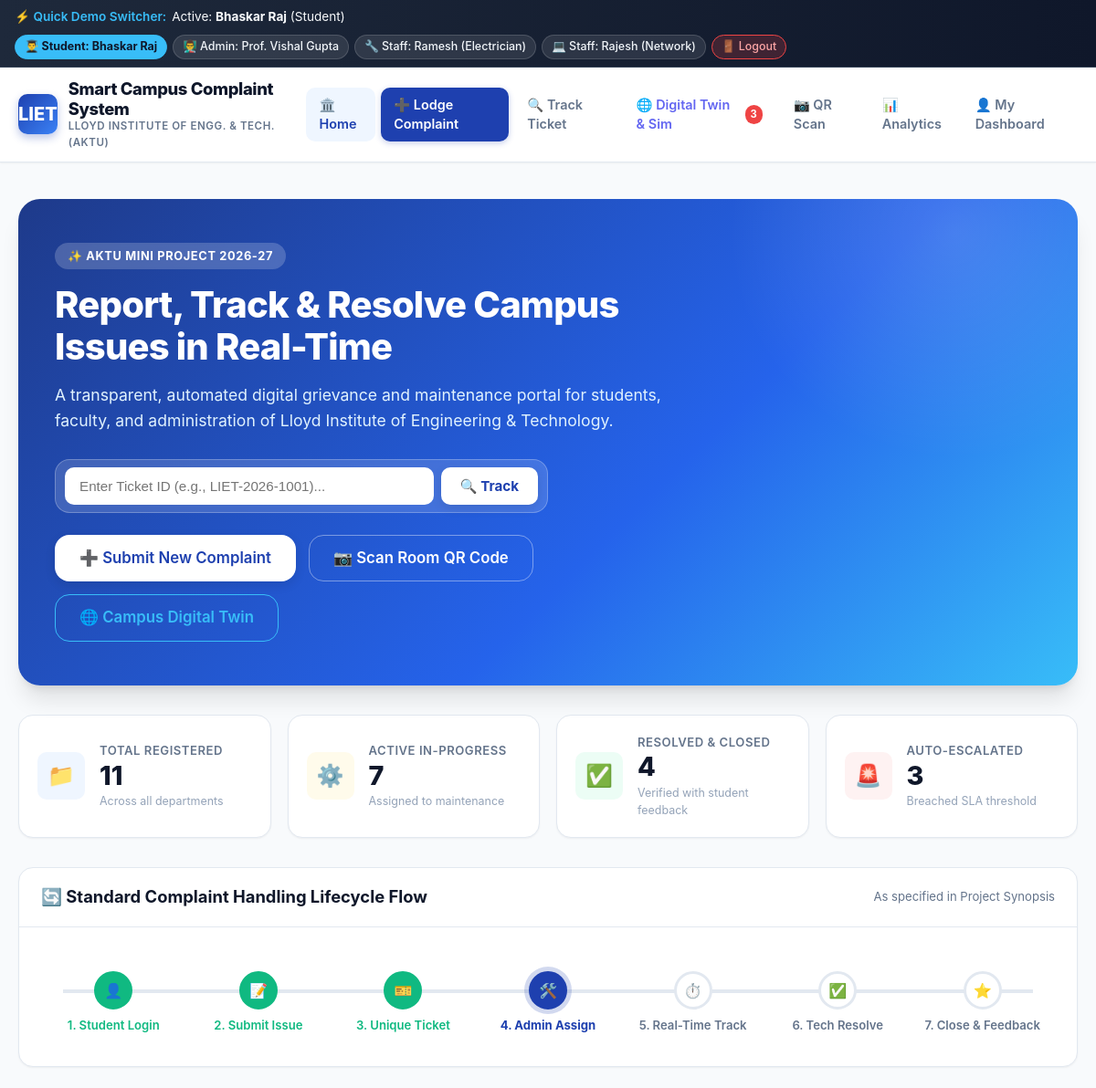
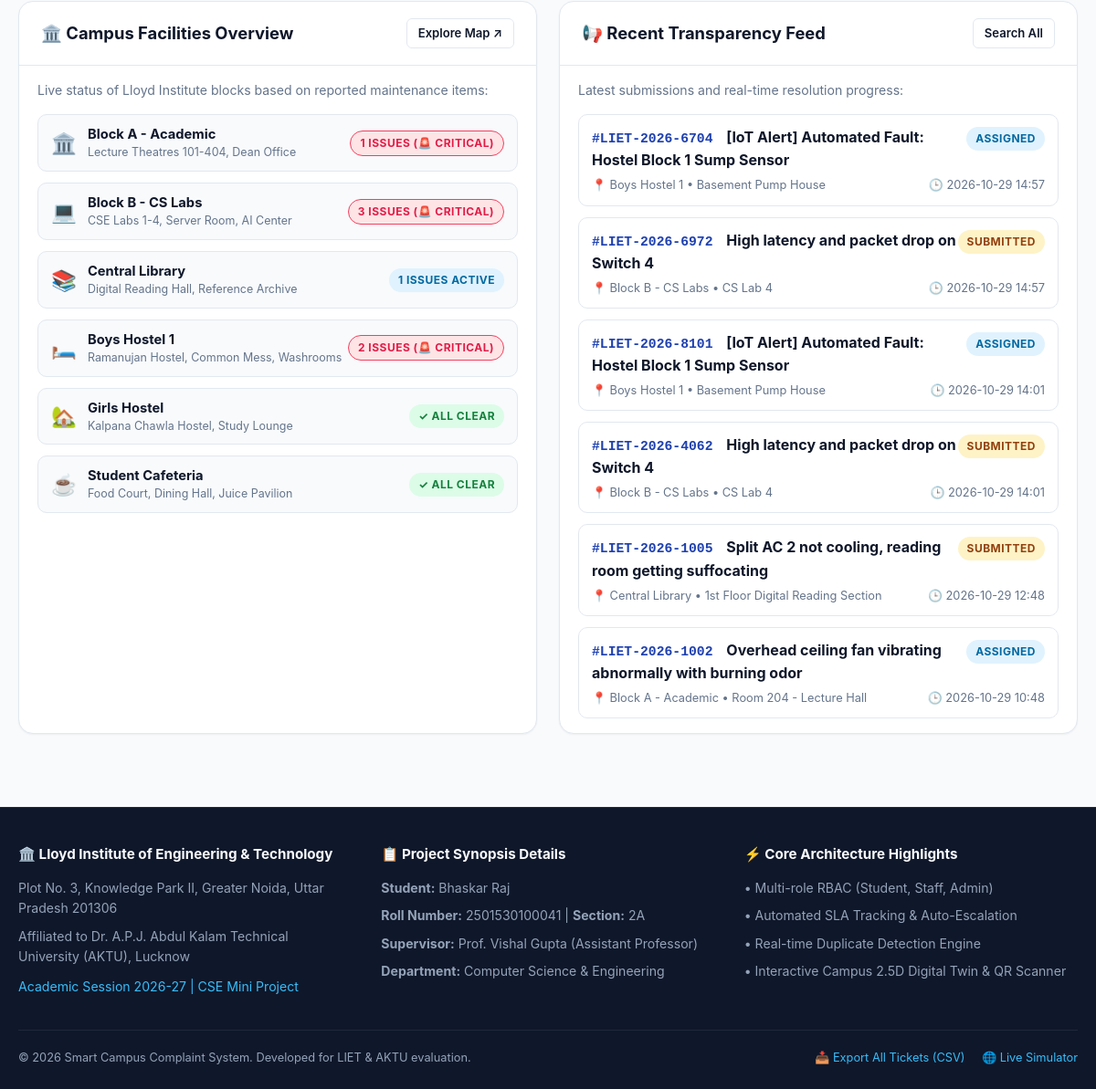
/ (signed in), run on the app's committed database (2 pictures, top to bottom).
### tables this page shows
CREATE TABLE users (
        id INTEGER PRIMARY KEY AUTOINCREMENT,
        name TEXT NOT NULL,
        email TEXT UNIQUE NOT NULL,
        password_hash TEXT NOT NULL,
        role TEXT NOT NULL DEFAULT 'student',
        roll_no TEXT,
        department TEXT,
        phone TEXT,
        created_at TEXT DEFAULT CURRENT_TIMESTAMP
    );

CREATE TABLE complaints (
        ticket_id TEXT PRIMARY KEY,
        user_id INTEGER,
        user_name TEXT,
        user_email TEXT,
        user_roll TEXT,
        category TEXT NOT NULL,
        subcategory TEXT,
        building_block TEXT NOT NULL,
        room_location TEXT NOT NULL,
        title TEXT NOT NULL,
        description TEXT NOT NULL,
        priority TEXT NOT NULL DEFAULT 'Medium',
        status TEXT NOT NULL DEFAULT 'Submitted',
        assigned_dept_id INTEGER,
        assigned_staff_name TEXT,
        image_path TEXT,
        resolution_remarks TEXT,
        resolution_image TEXT,
        sla_deadline TEXT,
        is_escalated INTEGER DEFAULT 0,
        escalated_to TEXT,
        escalated_at TEXT,
        upvotes INTEGER DEFAULT 0,
        created_at TEXT,
        updated_at TEXT,
        FOREIGN KEY (user_id) REFERENCES users (id),
        FOREIGN KEY (assigned_dept_id) REFERENCES departments (id)
    );

### app.py (the view)
@app.route('/')
def index():
    db = get_db()
    cursor = db.cursor()
    cursor.execute("""
    SELECT c.*, d.name as dept_name, f.rating, f.comment as feedback_comment
    FROM complaints c
    LEFT JOIN departments d ON c.assigned_dept_id = d.id
    LEFT JOIN feedback f ON c.ticket_id = f.ticket_id
    ORDER BY c.created_at DESC LIMIT 6
    """)
    recent_complaints = cursor.fetchall()
    cursor.execute("""
    SELECT building_block, COUNT(*) as count,
           SUM(CASE WHEN priority = 'Critical' THEN 1 ELSE 0 END) as critical_count
    FROM complaints
    WHERE status != 'Closed' AND status != 'Resolved'
    GROUP BY building_block
    """)
    building_stats = {row['building_block']: {'count': row['count'], 'critical': row['critical_count']} for row in cursor.fetchall()}
    db.close()
    return render_template('index.html', recent_complaints=recent_complaints, building_stats=building_stats)

### templates/index.html (shortened to what this page needs)
{% extends "base.html" %}
{% block content %}
<section class="hero-banner">
  <div class="hero-content">
    <div class="hero-tag">
      <span>✨ AKTU Mini Project 2026-27</span>
    </div>
    <h1 class="hero-title">Report, Track & Resolve Campus Issues in Real-Time</h1>
    <p class="hero-subtitle">
      A transparent, automated digital grievance and maintenance portal for students, faculty, and administration of Lloyd Institute of Engineering & Technology.
    </p>
    <div style="background: rgba(255, 255, 255, 0.15); backdrop-filter: blur(12px); border: 1px solid rgba(255, 255, 255, 0.25); border-radius: var(--radius-lg); padding: 8px 10px; display: flex; gap: 8px; max-width: 540px; margin-bottom: 24px;">
      <form action="{{ url_for('track_index') }}" method="GET" style="display: flex; width: 100%; gap: 8px;">
        <input
          type="text"
          name="ticket_id"
          placeholder="Enter Ticket ID (e.g., LIET-2026-1001)..."
          required
          style="flex: 1; border: none; background: white; padding: 10px 16px; border-radius: var(--radius-md); font-size: 0.95rem; outline: none; font-weight: 500;"
        >
        <button type="submit" class="btn btn-white" style="font-weight: 700;">
          🔍 Track
        </button>
      </form>
    </div>
    <div class="hero-actions">
      <a href="{{ url_for('submit_complaint') }}" class="btn btn-white btn-lg">
        ➕ Submit New Complaint
      </a>
      <a href="{{ url_for('qr_scanner') }}" class="btn btn-outline-white btn-lg">
        📷 Scan Room QR Code
      </a>
      <a href="{{ url_for('simulation_view') }}" class="btn btn-outline-white btn-lg" style="border-color: #38bdf8; color: #38bdf8;">
        🌐 Campus Digital Twin
      </a>
    </div>
  </div>
</section>
<div class="kpi-grid">
  <div class="kpi-card">
    <div class="kpi-icon blue">📁</div>
    <div class="kpi-info">
      <h4>Total Registered</h4>
      <div class="kpi-value">{{ global_total_count }}</div>
      <p>Across all departments</p>
    </div>
  </div>
  <div class="kpi-card">
    <div class="kpi-icon yellow">⚙️</div>
    <div class="kpi-info">
      <h4>Active In-Progress</h4>
      <div class="kpi-value">{{ global_active_count }}</div>
      <p>Assigned to maintenance</p>
    </div>
  </div>
  <div class="kpi-card">
    <div class="kpi-icon green">✅</div>
    <div class="kpi-info">
      <h4>Resolved & Closed</h4>
      <div class="kpi-value">{{ global_resolved_count }}</div>
      <p>Verified with student feedback</p>
    </div>
  </div>
  <div class="kpi-card">
    <div class="kpi-icon red">🚨</div>
    <div class="kpi-info">
      <h4>Auto-Escalated</h4>
      <div class="kpi-value">{{ global_escalated_count }}</div>
      <p>Breached SLA threshold</p>
    </div>
  </div>
</div>
<div class="card">
  <div class="card-header">
    <h3>🔄 Standard Complaint Handling Lifecycle Flow</h3>
    <span style="font-size: 0.82rem; color: var(--text-muted);">As specified in Project Synopsis</span>
  </div>
  <div class="card-body">
    <div class="stepper-container">
      <ul class="stepper">
        <li class="step-item completed">
          <div class="step-circle">👤</div>
          <div class="step-label">1. Student Login</div>
        </li>
        <li class="step-item completed">
          <div class="step-circle">📝</div>
          <div class="step-label">2. Submit Issue</div>
        </li>
        <li class="step-item completed">
          <div class="step-circle">🎫</div>
          <div class="step-label">3. Unique Ticket</div>
        </li>
        <li class="step-item active">
          <div class="step-circle">🛠️</div>
          <div class="step-label">4. Admin Assign</div>
        </li>
        <li class="step-item">
          <div class="step-circle">⏱️</div>
          <div class="step-label">5. Real-Time Track</div>
        </li>
        <li class="step-item">
          <div class="step-circle">✅</div>
          <div class="step-label">6. Tech Resolve</div>
        </li>
        <li class="step-item">
          <div class="step-circle">⭐</div>
          <div class="step-label">7. Close & Feedback</div>
        </li>
      </ul>
    </div>
  </div>
</div>
<div style="display: grid; grid-template-columns: 1fr 1fr; gap: 24px; margin-bottom: 32px;">
  <div class="card" style="margin-bottom: 0;">
    <div class="card-header">
      <h3>🏛️ Campus Facilities Overview</h3>
      <a href="{{ url_for('simulation_view') }}" class="btn btn-sm btn-outline">Explore Map ↗</a>
    </div>
    <div class="card-body" style="padding: 16px 20px;">
      <p style="font-size: 0.88rem; color: var(--text-muted); margin-bottom: 16px;">
        Live status of Lloyd Institute blocks based on reported maintenance items:
      </p>
      <div style="display: flex; flex-direction: column; gap: 12px;">
        {% set facilities = [
          ('Block A - Academic', 'Lecture Theatres 101-404, Dean Office', '🏛️'),
          ('Block B - CS Labs', 'CSE Labs 1-4, Server Room, AI Center', '💻'),
          ('Central Library', 'Digital Reading Hall, Reference Archive', '📚'),
          ('Boys Hostel 1', 'Ramanujan Hostel, Common Mess, Washrooms', '🛏️'),
          ('Girls Hostel', 'Kalpana Chawla Hostel, Study Lounge', '🏡'),
          ('Student Cafeteria', 'Food Court, Dining Hall, Juice Pavilion', '☕')
        ] %}
        {% for fac_name, fac_desc, fac_icon in facilities %}
          {% set stat = building_stats.get(fac_name, {'count': 0, 'critical': 0}) %}
          <div style="display: flex; align-items: center; justify-content: space-between; padding: 10px 14px; background: #f8fafc; border: 1px solid var(--border); border-radius: var(--radius-md);">
            <div style="display: flex; align-items: center; gap: 12px;">
              <span style="font-size: 1.4rem;">{{ fac_icon }}</span>
              <div>
                <div style="font-weight: 700; font-size: 0.92rem; color: var(--secondary);">{{ fac_name }}</div>
                <div style="font-size: 0.78rem; color: var(--text-muted);">{{ fac_desc }}</div>
              </div>
            </div>
            <div>
              {% if stat.count > 0 %}
                {% if stat.critical > 0 %}
                  <span class="badge badge-escalated">{{ stat.count }} issues (🚨 Critical)</span>
                {% else %}
                  <span class="badge badge-assigned">{{ stat.count }} issues active</span>
                {% endif %}
              {% else %}
                <span class="badge badge-resolved">✓ All clear</span>
              {% endif %}
            </div>
          </div>
        {% endfor %}
      </div>
    </div>
  </div>
  <div class="card" style="margin-bottom: 0;">
    <div class="card-header">
      <h3>📢 Recent Transparency Feed</h3>
      <a href="{{ url_for('track_index') }}" class="btn btn-sm btn-outline">Search All</a>
    </div>
    <div class="card-body" style="padding: 16px 20px;">
      <p style="font-size: 0.88rem; color: var(--text-muted); margin-bottom: 16px;">
        Latest submissions and real-time resolution progress:
      </p>
      <div style="display: flex; flex-direction: column; gap: 12px;">
        {% for c in recent_complaints %}
          <div style="background: white; border: 1px solid var(--border); border-radius: var(--radius-md); padding: 12px 14px; transition: transform 0.2s;">
            <div style="display: flex; justify-content: space-between; align-items: flex-start; margin-bottom: 6px;">
              <div>
                <a href="{{ url_for('track_complaint', ticket_id=c.ticket_id) }}" class="ticket-code">
                  #{{ c.ticket_id }}
                </a>
                <span style="font-weight: 700; color: var(--secondary); margin-left: 6px;">{{ c.title }}</span>
              </div>
              <div>
                {% if c.status == 'Submitted' %}
                  <span class="badge badge-submitted">Submitted</span>
                {% elif c.status == 'Assigned' %}
                  <span class="badge badge-assigned">Assigned</span>
                {% elif c.status == 'In Progress' %}
                  <span class="badge badge-in-progress">In Progress</span>
                {% elif c.status == 'Resolved' %}
                  <span class="badge badge-resolved">Resolved</span>
                {% elif c.status == 'Closed' %}
                  <span class="badge badge-closed">Closed</span>
                {% endif %}
              </div>
            </div>
            <div style="display: flex; justify-content: space-between; align-items: center; font-size: 0.8rem; color: var(--text-muted);">
              <span>📍 {{ c.building_block }} &bull; {{ c.room_location }}</span>
              <span>🕒 {{ c.created_at[:16] }}</span>
            </div>
          </div>
        {% endfor %}
      </div>
    </div>
  </div>
</div>
{% endblock %}

### templates/base.html (shortened to what this page needs)
<!DOCTYPE html>
<html lang="en">
<head>
  <link rel="stylesheet" href="{{ url_for('static', filename='css/style.css') }}">
  <link rel="stylesheet" href="{{ url_for('static', filename='css/simulation.css') }}">
</head>
<body>
  <div class="demo-role-bar">
    <div class="demo-title">
      <span>⚡ Quick Demo Switcher:</span>
      {% if g.user %}
        <span style="color:#f8fafc; font-weight: normal;">Active: <b>{{ g.user.name }}</b> ({{ g.user.role|capitalize }})</span>
      {% else %}
        <span style="color:#94a3b8; font-weight: normal;">Guest View</span>
      {% endif %}
    </div>
    <div class="demo-chips">
      <a href="{{ url_for('login', demo='student') }}" class="chip-btn {% if g.user and g.user.email == 'bhaskar@lloyd.ac.in' %}active{% endif %}">
        👨‍🎓 Student: Bhaskar Raj
      </a>
      <a href="{{ url_for('login', demo='admin') }}" class="chip-btn {% if g.user and g.user.role == 'admin' %}active{% endif %}">
        👨‍🏫 Admin: Prof. Vishal Gupta
      </a>
      <a href="{{ url_for('login', demo='staff_elec') }}" class="chip-btn {% if g.user and g.user.email == 'ramesh.elec@lloyd.ac.in' %}active{% endif %}">
        🔧 Staff: Ramesh (Electrician)
      </a>
      <a href="{{ url_for('login', demo='staff_it') }}" class="chip-btn {% if g.user and g.user.email == 'rajesh.it@lloyd.ac.in' %}active{% endif %}">
        💻 Staff: Rajesh (Network)
      </a>
      {% if g.user %}
        <a href="{{ url_for('logout') }}" class="chip-btn" style="background: rgba(239, 68, 68, 0.2); border-color: #ef4444; color: #fca5a5;">
          🚪 Logout
        </a>
      {% else %}
        <a href="{{ url_for('login') }}" class="chip-btn">
          🔑 Custom Login
        </a>
      {% endif %}
    </div>
  </div>
  <nav class="navbar">
    <div class="nav-container">
      <a href="{{ url_for('index') }}" class="brand">
        <div class="brand-logo-badge">LIET</div>
        <div class="brand-text">
          <h1>Smart Campus Complaint System</h1>
          <p>Lloyd Institute of Engg. & Tech. (AKTU)</p>
        </div>
      </a>
      <ul class="nav-links">
        <li><a href="{{ url_for('index') }}" class="nav-link {% if request.endpoint == 'index' %}active{% endif %}">🏛️ Home</a></li>
        <li><a href="{{ url_for('submit_complaint') }}" class="nav-link nav-cta">➕ Lodge Complaint</a></li>
        <li><a href="{{ url_for('track_index') }}" class="nav-link {% if request.endpoint in ('track_index', 'track_complaint') %}active{% endif %}">🔍 Track Ticket</a></li>
        <li><a href="{{ url_for('simulation_view') }}" class="nav-link {% if request.endpoint == 'simulation_view' %}active{% endif %}" style="color: #6366f1;">
          🌐 Digital Twin & Sim
          {% if global_escalated_count > 0 %}
            <span class="badge-counter">{{ global_escalated_count }}</span>
          {% endif %}
        </a></li>
        <li><a href="{{ url_for('qr_scanner') }}" class="nav-link {% if request.endpoint == 'qr_scanner' %}active{% endif %}">📷 QR Scan</a></li>
        <li><a href="{{ url_for('analytics') }}" class="nav-link {% if request.endpoint == 'analytics' %}active{% endif %}">📊 Analytics</a></li>
        {% if g.user %}
          {% if g.user.role == 'admin' %}
            <li><a href="{{ url_for('admin_dashboard') }}" class="nav-link {% if request.endpoint == 'admin_dashboard' %}active{% endif %}" style="color: #b91c1c; font-weight:700;">⚙️ Admin Console</a></li>
          {% elif g.user.role == 'staff' %}
            <li><a href="{{ url_for('staff_dashboard') }}" class="nav-link {% if request.endpoint == 'staff_dashboard' %}active{% endif %}" style="color: #059669; font-weight:700;">🛠️ Staff Tasks</a></li>
          {% else %}
            <li><a href="{{ url_for('user_dashboard') }}" class="nav-link {% if request.endpoint == 'user_dashboard' %}active{% endif %}">👤 My Dashboard</a></li>
          {% endif %}
        {% else %}
          <li><a href="{{ url_for('login') }}" class="nav-link">🔑 Login</a></li>
        {% endif %}
      </ul>
    </div>
  </nav>
  <main class="main-content">
    {% block content %}{% endblock %}
  </main>
  <footer class="footer">
    <div class="footer-container">
      <div class="footer-col">
        <h4>🏛️ Lloyd Institute of Engineering & Technology</h4>
        <p>Plot No. 3, Knowledge Park II, Greater Noida, Uttar Pradesh 201306</p>
        <p>Affiliated to Dr. A.P.J. Abdul Kalam Technical University (AKTU), Lucknow</p>
        <p style="margin-top: 10px; color: #38bdf8;">Academic Session 2026-27 | CSE Mini Project</p>
      </div>
      <div class="footer-col">
        <h4>📋 Project Synopsis Details</h4>
        <p><b>Student:</b> Bhaskar Raj</p>
        <p><b>Roll Number:</b> 2501530100041 | <b>Section:</b> 2A</p>
        <p><b>Supervisor:</b> Prof. Vishal Gupta (Assistant Professor)</p>
        <p><b>Department:</b> Computer Science & Engineering</p>
      </div>
      <div class="footer-col">
        <h4>⚡ Core Architecture Highlights</h4>
        <p>• Multi-role RBAC (Student, Staff, Admin)</p>
        <p>• Automated SLA Tracking & Auto-Escalation</p>
        <p>• Real-time Duplicate Detection Engine</p>
        <p>• Interactive Campus 2.5D Digital Twin & QR Scanner</p>
      </div>
    </div>
    <div class="footer-bottom">
      <div>&copy; 2026 Smart Campus Complaint System. Developed for LIET & AKTU evaluation.</div>
      <div>
        <a href="{{ url_for('export_csv') }}" style="color: #38bdf8; text-decoration: none; margin-right: 15px;">📥 Export All Tickets (CSV)</a>
        <a href="{{ url_for('simulation_view') }}" style="color: #38bdf8; text-decoration: none;">🌐 Live Simulator</a>
      </div>
    </div>
  </footer>
</body>
</html>

### data on the page
users: user.name "Bhaskar Raj", user.role "Student"
complaints: ticket_id "LIET-2026-6704", title "[IoT Alert] Automated Fault: Hostel Block 1 Sump Sensor", status "ASSIGNED", building_block "Boys Hostel 1", room_location "Basement Pump House", created_at "2026-10-29 14:57"
complaints: ticket_id "LIET-2026-6972", title "High latency and packet drop on Switch 4", status "SUBMITTED", building_block "Block B - CS Labs", room_location "CS Lab 4", created_at "2026-10-29 14:57"
complaints: ticket_id "LIET-2026-8101", title "[IoT Alert] Automated Fault: Hostel Block 1 Sump Sensor", status "ASSIGNED", building_block "Boys Hostel 1", room_location "Basement Pump House", created_at "2026-10-29 14:01"
complaints: ticket_id "LIET-2026-4062", title "High latency and packet drop on Switch 4", status "SUBMITTED", building_block "Block B - CS Labs", room_location "CS Lab 4", created_at "2026-10-29 14:01"
complaints: ticket_id "LIET-2026-1005", title "Split AC 2 not cooling, reading room getting suffocating", status "SUBMITTED", building_block "Central Library", room_location "1st Floor Digital Reading Section", created_at "2026-10-29 12:48"
complaints: ticket_id "LIET-2026-1002", title "Overhead ceiling fan vibrating abnormally with burning odor", status "ASSIGNED", building_block "Block A - Academic", room_location "Room 204 - Lecture Hall", created_at "2026-10-29 10:48"

### other printed values
{{ global_escalated_count }} "3"
{{ global_total_count }} "11"
{{ global_active_count }} "7"
{{ global_resolved_count }} "4"
{{ fac_icon }} "🏛️" "💻" "📚" "🛏️" "🏡" "☕"
{{ fac_name }} "Block A - Academic" "Block B - CS Labs" "Central Library" "Boys Hostel 1" "Girls Hostel" "Student Cafeteria"
{{ fac_desc }} "Lecture Theatres 101-404, Dean Office" "CSE Labs 1-4, Server Room, AI Center" "Digital Reading Hall, Reference Archive" "Ramanujan Hostel, Common Mess, Washrooms" "Kalpana Chawla Hostel, Study Lounge" "Food Court, Dining Hall, Juice Pavilion"
{{ stat.count }} "1" "3" "2"
{{ stat.count }} "1"
